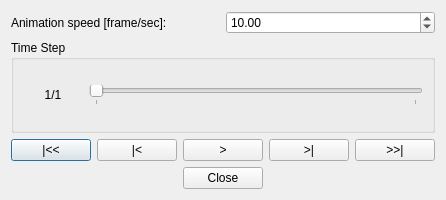
<?xml version="1.0" encoding="UTF-8"?>
<ui version="4.0">
 <class>TimeStepDialog</class>
 <widget class="QDialog" name="TimeStepDialog">
  <property name="geometry">
   <rect>
    <x>0</x>
    <y>0</y>
    <width>440</width>
    <height>200</height>
   </rect>
  </property>
  <property name="windowTitle">
   <string>Animation</string>
  </property>
  <layout class="QVBoxLayout" name="verticalLayout">
   <item>
    <layout class="QHBoxLayout" name="frameRateLayout">
     <item>
      <widget class="QLabel" name="frameRateLabel">
       <property name="text">
        <string>Animation speed [frame/sec]:</string>
       </property>
      </widget>
     </item>
     <item>
      <widget class="QDoubleSpinBox" name="frameRateBox">
       <property name="minimum">
        <double>0.010000000000000</double>
       </property>
       <property name="value">
        <double>10.000000000000000</double>
       </property>
      </widget>
     </item>
    </layout>
   </item>
   <item>
    <widget class="QGroupBox" name="timeStepBox">
     <property name="title">
      <string>Time Step</string>
     </property>
     <layout class="QHBoxLayout" name="horizontalLayout">
      <item>
       <widget class="QLabel" name="timeStepLabel">
        <property name="minimumSize">
         <size>
          <width>60</width>
          <height>0</height>
         </size>
        </property>
        <property name="maximumSize">
         <size>
          <width>60</width>
          <height>16777215</height>
         </size>
        </property>
        <property name="text">
         <string>1/1</string>
        </property>
        <property name="alignment">
         <set>Qt::AlignCenter</set>
        </property>
       </widget>
      </item>
      <item>
       <widget class="QSlider" name="timeStepSlider">
        <property name="maximum">
         <number>1</number>
        </property>
        <property name="tracking">
         <bool>false</bool>
        </property>
        <property name="orientation">
         <enum>Qt::Horizontal</enum>
        </property>
        <property name="invertedControls">
         <bool>false</bool>
        </property>
        <property name="tickPosition">
         <enum>QSlider::TicksBelow</enum>
        </property>
        <property name="tickInterval">
         <number>1</number>
        </property>
       </widget>
      </item>
     </layout>
    </widget>
   </item>
   <item>
    <layout class="QHBoxLayout" name="buttonLayout">
     <item>
      <widget class="QPushButton" name="backBackButton">
       <property name="text">
        <string>|&lt;&lt;</string>
       </property>
      </widget>
     </item>
     <item>
      <widget class="QPushButton" name="backButton">
       <property name="text">
        <string>|&lt;</string>
       </property>
      </widget>
     </item>
     <item>
      <widget class="QPushButton" name="playButton">
       <property name="text">
        <string>&gt;</string>
       </property>
      </widget>
     </item>
     <item>
      <widget class="QPushButton" name="fwdButton">
       <property name="text">
        <string>&gt;|</string>
       </property>
      </widget>
     </item>
     <item>
      <widget class="QPushButton" name="fwdFwdButton">
       <property name="text">
        <string>&gt;&gt;|</string>
       </property>
      </widget>
     </item>
    </layout>
   </item>
   <item>
    <layout class="QHBoxLayout" name="closeButtonLayout">
     <item>
      <spacer name="leftSpacer">
       <property name="orientation">
        <enum>Qt::Horizontal</enum>
       </property>
       <property name="sizeHint" stdset="0">
        <size>
         <width>80</width>
         <height>20</height>
        </size>
       </property>
      </spacer>
     </item>
     <item>
      <widget class="QPushButton" name="closeButton">
       <property name="text">
        <string>Close</string>
       </property>
      </widget>
     </item>
     <item>
      <spacer name="rightSpacer">
       <property name="orientation">
        <enum>Qt::Horizontal</enum>
       </property>
       <property name="sizeHint" stdset="0">
        <size>
         <width>80</width>
         <height>20</height>
        </size>
       </property>
      </spacer>
     </item>
    </layout>
   </item>
  </layout>
 </widget>
 <resources/>
 <connections>
  <connection>
   <sender>closeButton</sender>
   <signal>clicked()</signal>
   <receiver>TimeStepDialog</receiver>
   <slot>close()</slot>
   <hints>
    <hint type="sourcelabel">
     <x>220</x>
     <y>176</y>
    </hint>
    <hint type="destinationlabel">
     <x>219</x>
     <y>99</y>
    </hint>
   </hints>
  </connection>
 </connections>
</ui>
